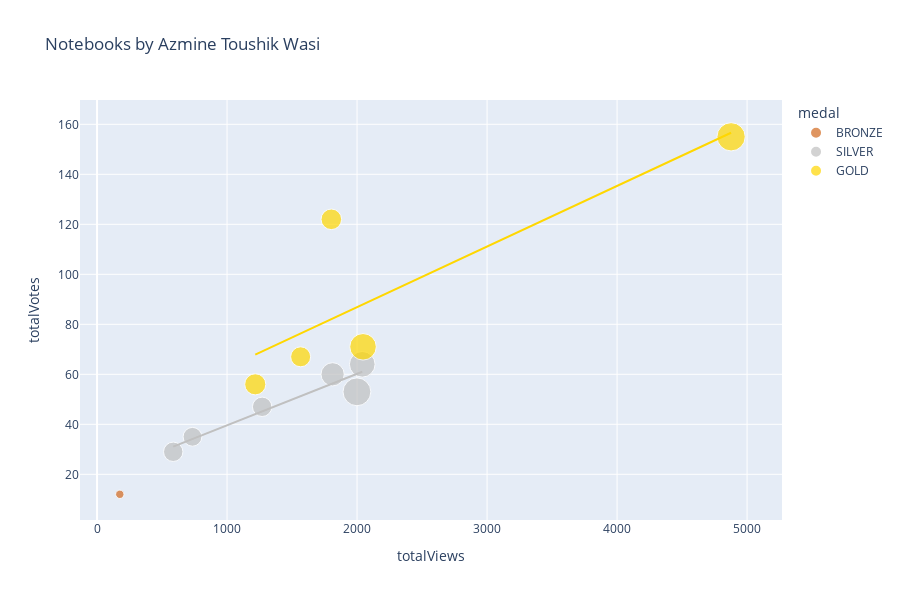

Here is the notebook cell this chart was saved with:
### Markdown cell above
# Plotly Scatter Plot

You may want to tweak these settings depending on how many notebooks you have...

### Code cell
import plotly.express as px

df['totalComments'].fillna(0, inplace=True)
df['medal'].fillna('N/A', inplace=True)
df['size'] = df['totalComments'].clip(lower=1)
color_map = {
    'GOLD': 'gold',
    'SILVER': 'silver',
    'BRONZE': 'chocolate',
    'N/A': '#333'
}
px.scatter(
    df,
    'totalViews',
    'totalVotes',
    title=f'Notebooks by {df.author_displayName.get(0)}',
    log_x=False,
    log_y=False,
    #width=800, 
    height=600,
    color='medal',
    color_discrete_map=color_map,
    size='size',
    trendline='ols',
    trendline_options=dict(log_x=False, log_y=False, add_constant=True),
    #trendline='lowess', # Use for Locally Weighted Scatterplot Smoothing line
    #trendline_scope='overall', # Use this for one trendline
    hover_name='title',
    hover_data={
        'size': False,
        'totalViews': ':,.0f',
        'totalVotes': ':,.0f',
        'totalLines': ':,.0f',
        'totalComments': ':,.0f',
        'viewsPerVote': ':,.0f',
        'languageName': True,
        'versionNumber': True,
        'lastRun': True,
        'lastRunExecutionTimeSeconds': ':,.0f',
        'medal': True,
    })

### Figure 1 — Plotly figure (JSON) as saved in the notebook; plotly's stock layout.template omitted (floating-point values rounded to 4 significant figures)
{"data": [{"customdata": [[3, 433, 3, 13.54, "Python", 8, "Sat Jul 23 12:41:23 2022", 277, "BRONZE"]], "hovertemplate": "<b>%{hovertext}</b><br><br>medal=%{customdata[8]}<br>totalViews=%{x:,.0f}<br>totalVotes=%{y:,.0f}<br>totalLines=%{customdata[1]:,.0f}<br>totalComments=%{customdata[2]:,.0f}<br>viewsPerVote=%{customdata[3]:,.0f}<br>languageName=%{customdata[4]}<br>versionNumber=%{customdata[5]}<br>lastRun=%{customdata[6]}<br>lastRunExecutionTimeSeconds=%{customdata[7]:,.0f}<extra></extra>", "hovertext": ["Daily AQI - Air Quality Index [Scheduled]"], "legendgroup": "BRONZE", "marker": {"color": "chocolate", "size": [3], "sizemode": "area", "sizeref": 0.085, "symbol": "circle"}, "mode": "markers", "name": "BRONZE", "orientation": "v", "showlegend": true, "type": "scatter", "x": [175], "xaxis": "x", "y": [12], "yaxis": "y"}, {"hovertemplate": "medal=BRONZE<extra></extra>", "legendgroup": "BRONZE", "marker": {"color": "chocolate", "symbol": "circle"}, "mode": "lines", "name": "BRONZE", "showlegend": false, "type": "scatter", "xaxis": "x", "yaxis": "y"}, {"customdata": [[15, 461, 15, 20.42, "Python", 16, "Sat Jul 23 00:51:26 2022", 72, "SILVER"], [28, 592, 28, 31.4, "Python", 14, "Tue Jul 19 01:47:02 2022", 50, "SILVER"], [23, 536, 23, 29.72, "Python", 14, "Mon Jul 18 09:20:46 2022", 57, "SILVER"], [33, 274, 33, 37.04, "Python", 13, "Mon Jul 18 02:21:22 2022", 77, "SILVER"], [16, 342, 16, 26.48, "Python", 9, "Mon Jul 18 02:18:15 2022", 97, "SILVER"], [16, 279, 16, 19.57, "Python", 16, "Sun May 29 07:50:50 2022", 40, "SILVER"]], "hovertemplate": "<b>%{hovertext}</b><br><br>medal=%{customdata[8]}<br>totalViews=%{x:,.0f}<br>totalVotes=%{y:,.0f}<br>totalLines=%{customdata[1]:,.0f}<br>totalComments=%{customdata[2]:,.0f}<br>viewsPerVote=%{customdata[3]:,.0f}<br>languageName=%{customdata[4]}<br>versionNumber=%{customdata[5]}<br>lastRun=%{customdata[6]}<br>lastRunExecutionTimeSeconds=%{customdata[7]:,.0f}<extra></extra>", "hovertext": ["Investment and Financial Analysis  🏭 GeoExports", "➡️ Bias-Variance Tradeoff 📋 Theory & Code Ex.", "UCL ⚽ EDA & Viz ⭐ 2021-22 ⭐ Players & Teams", "▶️ Cristiano Ronaldo ⚽ Goals  📊 EDA, Analysis", "➡️ Intro to Feature Engineering 🛠 Housing Data ", " 📘 Coursera 📉 EDA, FE 📈 Analysis + Insights 📊"], "legendgroup": "SILVER", "marker": {"color": "silver", "size": [15, 28, 23, 33, 16, 16], "sizemode": "area", "sizeref": 0.085, "symbol": "circle"}, "mode": "markers", "name": "SILVER", "orientation": "v", "showlegend": true, "type": "scatter", "x": [734, 2040, 1812, 1999, 1270, 586], "xaxis": "x", "y": [35, 64, 60, 53, 47, 29], "yaxis": "y"}, {"hovertemplate": "<b>OLS trendline</b><br>totalVotes = 0.0205894 * totalViews + 19.0342<br>R<sup>2</sup>=0.913880<br><br>medal=SILVER<br>totalViews=%{x:,.0f}<br>totalVotes=%{y:,.0f} <b>(trend)</b><extra></extra>", "legendgroup": "SILVER", "marker": {"color": "silver", "symbol": "circle"}, "mode": "lines", "name": "SILVER", "showlegend": false, "type": "scatter", "x": [586, 734, 1270, 1812, 1999, 2040], "xaxis": "x", "y": [31.1, 34.15, 45.18, 56.34, 60.19, 61.04], "yaxis": "y"}, {"customdata": [[19, 608, 19, 21.37, "Python", 19, "Sun Jul 17 06:36:10 2022", 102, "GOLD"], [30, 380, 30, 28.43, "Python", 13, "Sat Jul  9 12:08:22 2022", 56, "GOLD"], [17, 342, 17, 23.04, "Python", 14, "Tue Jul  5 04:38:45 2022", 70, "GOLD"], [18, 645, 18, 14.66, "Python", 1, "Fri Jul  1 18:28:34 2022", 6, "GOLD"], [34, 357, 34, 31.27, "Python", 7, "Fri Jul  1 08:32:21 2022", 85, "GOLD"]], "hovertemplate": "<b>%{hovertext}</b><br><br>medal=%{customdata[8]}<br>totalViews=%{x:,.0f}<br>totalVotes=%{y:,.0f}<br>totalLines=%{customdata[1]:,.0f}<br>totalComments=%{customdata[2]:,.0f}<br>viewsPerVote=%{customdata[3]:,.0f}<br>languageName=%{customdata[4]}<br>versionNumber=%{customdata[5]}<br>lastRun=%{customdata[6]}<br>lastRunExecutionTimeSeconds=%{customdata[7]:,.0f}<extra></extra>", "hovertext": ["Divorce Prediction & Reasons Analysis with PCA", "▶️ Lionel Messi 📊 Extended EDA ⚽ Goals ", "➡️ Intro to Cross Validation ✅ Different Methods", "Clustering Techniques & Algorithms Analysis", " Imputation : Different Techniques with Codes"], "legendgroup": "GOLD", "marker": {"color": "gold", "size": [19, 30, 17, 18, 34], "sizemode": "area", "sizeref": 0.085, "symbol": "circle"}, "mode": "markers", "name": "GOLD", "orientation": "v", "showlegend": true, "type": "scatter", "x": [1217, 2046, 1566, 1802, 4877], "xaxis": "x", "y": [56, 71, 67, 122, 155], "yaxis": "y"}, {"hovertemplate": "<b>OLS trendline</b><br>totalVotes = 0.0242428 * totalViews + 38.4029<br>R<sup>2</sup>=0.706633<br><br>medal=GOLD<br>totalViews=%{x:,.0f}<br>totalVotes=%{y:,.0f} <b>(trend)</b><extra></extra>", "legendgroup": "GOLD", "marker": {"color": "gold", "symbol": "circle"}, "mode": "lines", "name": "GOLD", "showlegend": false, "type": "scatter", "x": [1217, 1566, 1802, 2046, 4877], "xaxis": "x", "y": [67.91, 76.37, 82.09, 88.0, 156.6], "yaxis": "y"}], "layout": {"height": 600, "legend": {"itemsizing": "constant", "title": {"text": "medal"}, "tracegroupgap": 0}, "title": {"text": "Notebooks by Azmine Toushik Wasi"}, "xaxis": {"anchor": "y", "domain": [0, 1], "title": {"text": "totalViews"}}, "yaxis": {"anchor": "x", "domain": [0, 1], "title": {"text": "totalVotes"}}}}
